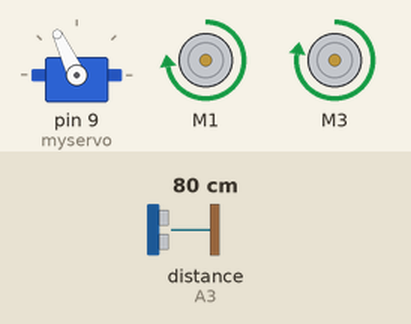
Bench run of a sketch on a simulated Arduino Uno, built with avr-gcc and run on an emulated ATmega328P. On the bench: servo, 2 × DC motor (green arrow = forward, orange = backward, longer = faster). Inputs (shaded band) come from the test bench; at power-on: distance to the obstacle (sensor on A3) 80 cm. The echo pulse lasts 58.3 µs per cm.

Above: at 3.9 s.
4.0 s: distance to the obstacle (sensor on A3) set to 17 cm
5.5 s: distance to the obstacle (sensor on A3) set to 13 cm
At 7.0 s:
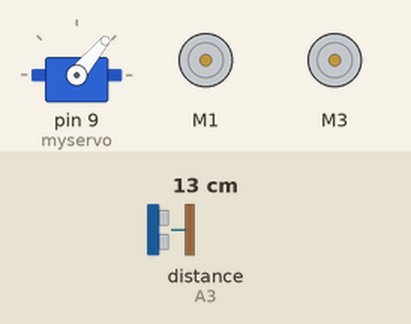
At 8.1 s:
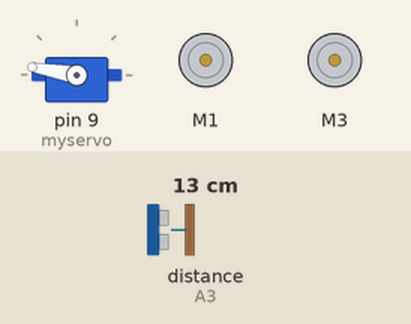
8.5 s: distance to the obstacle (sensor on A3) set to 18 cm
At 8.62 s:
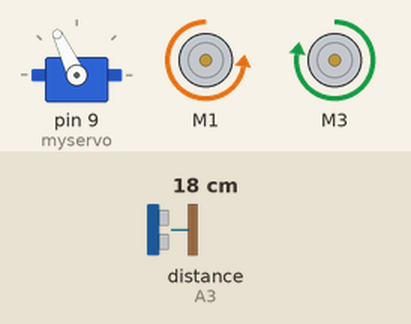
Timing chart, 0 to 11.5 s (numbered marks = the images above; inputs shaded):
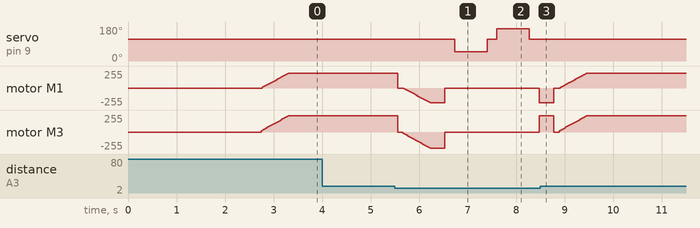

The sketch:

Object-Avoiding.ino
```cpp
#include <AFMotor.h>
#include <NewPing.h>
#include <Servo.h>
#define TRIG_PIN A4
#define ECHO_PIN A3
#define MAX_DISTANCE 200
#define MAX_SPEED 225 // Sets speed of DC motors
#define MAX_SPEED_OFFSET 20
NewPing sonar(TRIG_PIN, ECHO_PIN, MAX_DISTANCE);
AF_DCMotor motor1(1, MOTOR12_1KHZ); // First motor to connection 1
AF_DCMotor motor2(3, MOTOR12_1KHZ); // Second motor to connection 3
Servo myservo; // Give the servo a name
boolean goesForward = false;
int distance = 100; // Define an int for distance and speed
int speedSet = 0;
void setup() {
myservo.attach(9); // Servo attached to pin 9
myservo.write(115); // Set servo at 115 degrees
delay(2000);
distance = readPing(); // Read the distance from the sensor
delay(100);
distance = readPing();
delay(100);
distance = readPing();
delay(100);
distance = readPing();
delay(100);
}
void loop() {
int distanceR = 0;
int distanceL = 0;
delay(40);
// If distance is less than 15 cm, carry out this function
if (distance <= 15) {
moveStop();
delay(100);
moveBackward();
delay(300);
moveStop();
delay(200);
distanceR = lookRight();
delay(200);
distanceL = lookLeft();
delay(200);
if (distanceR >= distanceL) {
turnRight();
moveStop();
} else { // Or else carry on
turnLeft();
moveStop();
}
} else {
moveForward();
}
distance = readPing();
}
int lookRight() { // The servo looks to the right
myservo.write(50);
delay(500);
int distance = readPing();
delay(100);
myservo.write(115);
return distance;
}
int lookLeft() { // The servo looks to the left
myservo.write(170);
delay(500);
int distance = readPing();
delay(100);
myservo.write(115);
return distance;
delay(100);
}
int readPing() {
delay(70);
int cm = sonar.ping_cm();
if (cm == 0) {
cm = 250;
}
return cm;
}
void moveStop() {
motor1.run(RELEASE);
motor2.run(RELEASE);
}
void moveForward() {
if (!goesForward) { // If area is clear, motors move forward
goesForward = true;
motor1.run(FORWARD);
motor2.run(FORWARD);
// Slowly bring up speed to avoid loading down
// batteries too quickly
for (speedSet = 0; speedSet < MAX_SPEED; speedSet += 2) {
motor1.setSpeed(speedSet);
motor2.setSpeed(speedSet + MAX_SPEED_OFFSET);
delay(5);
}
}
}
void moveBackward() {
goesForward = false;
motor1.run(BACKWARD);
motor2.run(BACKWARD);
// Slowly bring up speed to avoid loading down
// batteries too quickly
for (speedSet = 0; speedSet < MAX_SPEED; speedSet += 2) {
motor1.setSpeed(speedSet);
motor2.setSpeed(speedSet + MAX_SPEED_OFFSET);
delay(5);
}
}
void turnRight() { // Movement for turning right
motor1.run(BACKWARD);
motor2.run(FORWARD);
delay(300);
motor1.run(FORWARD);
motor2.run(FORWARD);
}
void turnLeft() { // Movement for turning left
motor1.run(BACKWARD);
motor2.run(FORWARD);
delay(300);
motor1.run(FORWARD);
motor2.run(FORWARD);
}
```

Measured:
- the behaviour switches between 16 and 15 cm on distance to the obstacle (sensor on A3) (found by bisection; images 0 and 1)
- after the input at 4.0 s, every drawn part: stays the same
- after the input at 5.5 s, servo on pin 9 (myservo): 115° → 50° after 1.2 s, → 115° 0.67 s later, → 170° 0.20 s later, → 115° 0.67 s later
- after the input at 8.5 s, servo on pin 9 (myservo): stops changing and stays 115°
